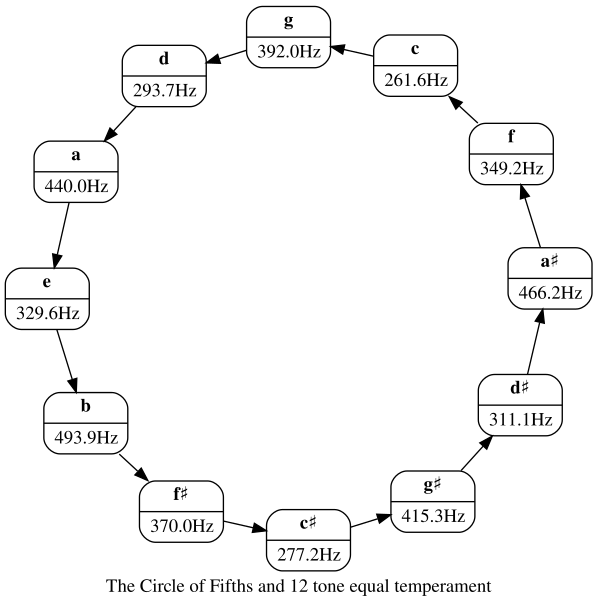

Reproduce this figure in Julia.
using DotLang: digraph, edge, node, attr, HTML, save
using Printf: @sprintf

a_freq = 440.0
note_names = [
    "c", "c♯", "d", "d♯", "e", "f", "f♯", "g", "g♯", "a", "a♯", "b"
]
note_values = Dict(n => i for (i, n) in enumerate(note_names))

function equal_tempered(note)
    a_freq * 2^((note_values[note] - note_values["a"]) / 12)
end

g = digraph(label="The Circle of Fifths and 12 tone equal temperament",
            layout="neato", start="regular", rankdir="LR") |>
    attr(:node; shape="record", style="rounded") |>
    attr(:edge; len="1.2")
for (i, n) in enumerate(note_names)
    et_freq = equal_tempered(n)
    g |>
        node(n; label=HTML(@sprintf "<b>%s</b> | %4.1fHz" n et_freq)) |>
        edge(n, note_names[(i + 6) % 12 + 1])
end
save(g, "circle_of_fifths.svg")
